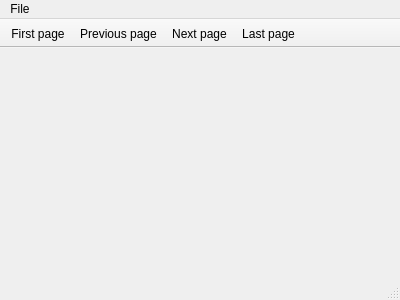
<?xml version="1.0" encoding="UTF-8"?>
<ui version="4.0">
 <class>Pdf_reader</class>
 <widget class="QMainWindow" name="Pdf_reader">
  <property name="geometry">
   <rect>
    <x>0</x>
    <y>0</y>
    <width>400</width>
    <height>300</height>
   </rect>
  </property>
  <property name="windowTitle">
   <string>pdf_reader</string>
  </property>
  <widget class="QWidget" name="centralWidget"/>
  <widget class="QMenuBar" name="menu_bar">
   <property name="geometry">
    <rect>
     <x>0</x>
     <y>0</y>
     <width>400</width>
     <height>21</height>
    </rect>
   </property>
   <widget class="QMenu" name="menu_file">
    <property name="title">
     <string>File</string>
    </property>
    <addaction name="action_open_file"/>
   </widget>
   <addaction name="menu_file"/>
  </widget>
  <widget class="QToolBar" name="main_tool_bar">
   <property name="movable">
    <bool>false</bool>
   </property>
   <property name="toolButtonStyle">
    <enum>Qt::ToolButtonTextUnderIcon</enum>
   </property>
   <property name="floatable">
    <bool>true</bool>
   </property>
   <attribute name="toolBarArea">
    <enum>TopToolBarArea</enum>
   </attribute>
   <attribute name="toolBarBreak">
    <bool>false</bool>
   </attribute>
   <addaction name="action_first_page"/>
   <addaction name="action_previous_page"/>
   <addaction name="action_next_page"/>
   <addaction name="action_last_page"/>
  </widget>
  <widget class="QStatusBar" name="status_bar"/>
  <action name="action_open_file">
   <property name="text">
    <string>Open file...</string>
   </property>
  </action>
  <action name="action_first_page">
   <property name="icon">
    <iconset resource="../resources/resources.qrc">
     <normaloff>:/images/first_page.svg</normaloff>:/images/first_page.svg</iconset>
   </property>
   <property name="text">
    <string>First page</string>
   </property>
  </action>
  <action name="action_previous_page">
   <property name="icon">
    <iconset resource="../resources/resources.qrc">
     <normaloff>:/images/previous_page.svg</normaloff>:/images/previous_page.svg</iconset>
   </property>
   <property name="text">
    <string>Previous page</string>
   </property>
  </action>
  <action name="action_next_page">
   <property name="icon">
    <iconset resource="../resources/resources.qrc">
     <normaloff>:/images/next_page.svg</normaloff>:/images/next_page.svg</iconset>
   </property>
   <property name="text">
    <string>Next page</string>
   </property>
  </action>
  <action name="action_last_page">
   <property name="icon">
    <iconset resource="../resources/resources.qrc">
     <normaloff>:/images/last_page.svg</normaloff>:/images/last_page.svg</iconset>
   </property>
   <property name="text">
    <string>Last page</string>
   </property>
  </action>
 </widget>
 <layoutdefault spacing="6" margin="11"/>
 <resources>
  <include location="../resources/resources.qrc"/>
 </resources>
 <connections/>
</ui>
